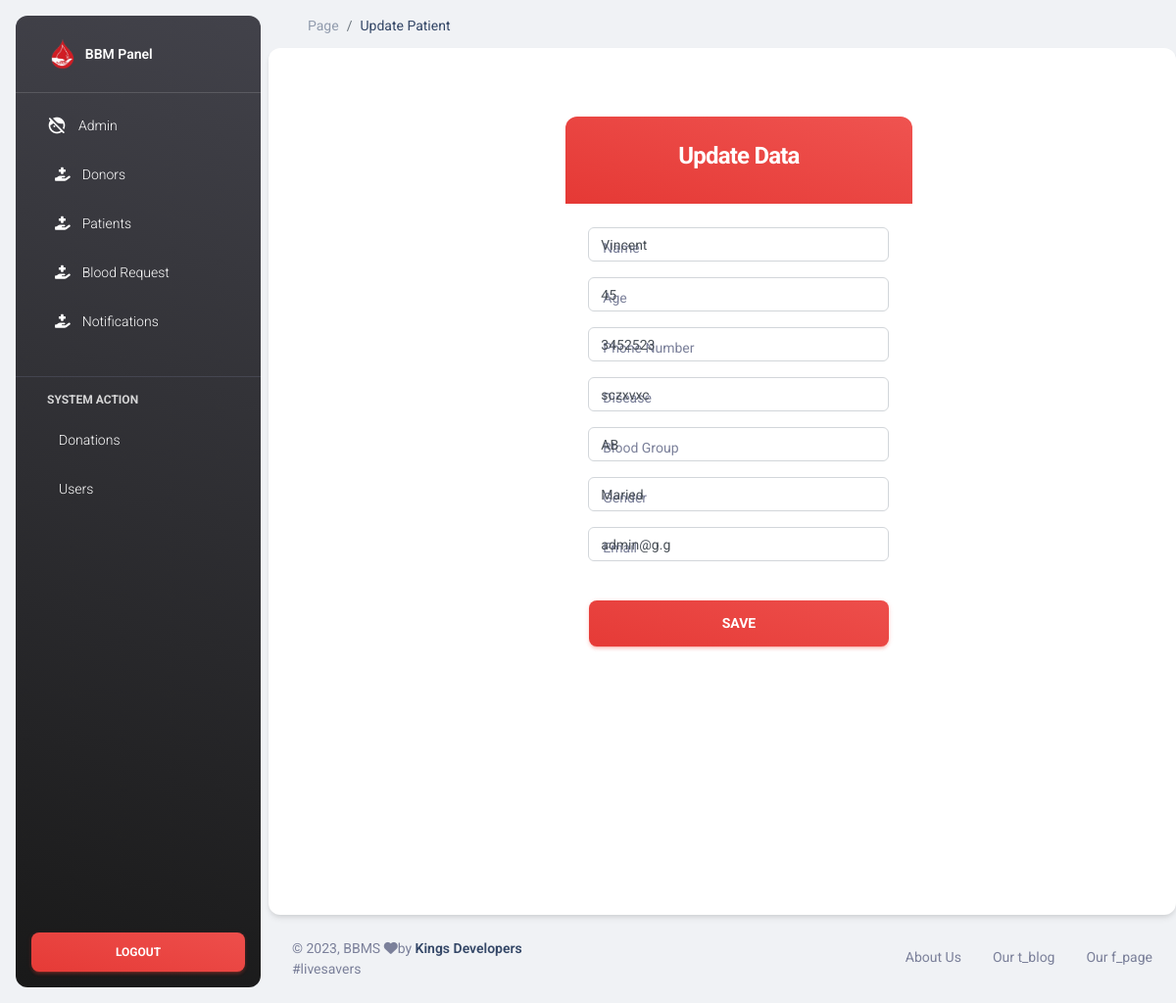
Page /admin_panel/pages/update_patient.php?id=6 on the committed database.
### tables this page shows
CREATE TABLE `patient` (
  `p_id` int(11) NOT NULL,
  `p_name` varchar(255) NOT NULL,
  `p_password` varchar(255) NOT NULL,
  `p_age` int(120) NOT NULL,
  `p_phone` varchar(16) NOT NULL,
  `p_disease` varchar(255) NOT NULL,
  `p_blood_group` text NOT NULL,
  `p_gender` text NOT NULL,
  `email` varchar(255) NOT NULL,
  `req_time` date NOT NULL DEFAULT current_timestamp()
);

### admin_panel/pages/update_patient.php (the view, shortened to what this page needs)
<!DOCTYPE html>
<html lang="en">
<head>
  <?php include "../assets/connection/head.php"; ?>
</head>
<body class="g-sidenav-show  bg-gray-200">
  <?php include "../assets/connection/sidebar.php" ?>
  <main class="main-content position-relative max-height-vh-100 h-100 border-radius-lg ">
    <nav class="navbar navbar-main navbar-expand-lg px-0 mx-4 shadow-none border-radius-xl" id="navbarBlur" navbar-scroll="true">
      <div class="container-fluid py-1 px-3">
        <nav aria-label="breadcrumb">
          <ol class="breadcrumb bg-transparent mb-0 pb-0 pt-1 px-0 me-sm-6 me-5">
            <li class="breadcrumb-item text-sm"><a class="opacity-5 text-dark" href="javascript:;">Page</a></li>
            <li class="breadcrumb-item text-sm text-dark active" aria-current="page">Update Patient</li>
          </ol>
        </nav>
      </div>
    </nav>
    <?php
    if (!empty($_GET['id'])) {
      $patient_id =  $_GET['id'];
      $query_get_data = $db->prepare("SELECT * FROM patient WHERE p_id = '$patient_id'");
      $query_get_data->execute();
      if ($query_get_data) {
        foreach ($query_get_data->fetchAll(PDO::FETCH_OBJ) as $key => $value) {
         }
      }
    ?>
        <div class="card">
          <div class=" page-header min-vh-60 text-center rounded-3">
            <div class="col-xl-10 col-lg-8 col-md-8 d-flex flex-column ms-auto me-auto ms-lg-auto ">
              <div class=" card-content card card-plain">
                <div class=" card-header bg-gradient-danger text-white">
                  <h4 class="card-title font-weight-bolder text-white">Update Data</h4>
                </div>
                <div class="card-body">
                  <form id="myForm" role="form" method="post" action="<?php $_SELF  ?>">
                    <div class="input-group input-group-outline mb-3">
                      <label class="form-label text-sm">Name</label>
                      <input type="text" class="form-control" name="p_name" value="<?php echo $value->p_name  ?>">
                    </div>
                    <div class="input-group input-group-outline mb-3">
                      <label class="form-label text-sm">Age</label>
                      <input type="number" class="form-control" name="p_age" value="<?php echo $value->p_age  ?>">
                    </div>
                    <div class="input-group input-group-outline mb-3">
                      <label class="form-label text-sm">Phone Number</label>
                      <input type="text" class="form-control" name="p_number" value="<?php echo $value->p_phone  ?>">
                    </div>
                    <div class="input-group input-group-outline mb-3">
                      <label class="form-label text-sm">Disease</label>
                      <input type="text" class="form-control" name="p_disease" value="<?php echo $value->p_disease  ?>">
                    </div>
                    <div class="input-group input-group-outline mb-3">
                      <label class="form-label text-sm">Blood Group</label>
                      <input type="text" class="form-control" name="p_bgroup" value="<?php echo $value->p_blood_group  ?>">
                    </div>
                    <div class="input-group input-group-outline mb-3">
                      <label class="form-label text-sm">Gender</label>
                      <input type="text" class="form-control" name="p_gender" value="<?php echo $value->p_gender  ?>">
                    </div>
                    <div class="input-group input-group-outline mb-3">
                      <label class="form-label text-sm">Email</label>
                      <input type="email" class="form-control" name="p_email" value="<?php echo $value->email  ?>">
                    </div>
                    <?php  }  ?>
                    <div class="text-center">
                      <button type="submit" class="btn btn-lg bg-gradient-danger btn-lg w-100 mt-4 mb-0" onclick="updatePatient()">Save</button>
                    </div>
                  </form>
                </div>
              </div>
            </div>
          </div>
        </div>
    <footer class="footer py-4  ">
      <?php include "../assets/connection/footer.php" ?>
    </footer>
  </main>
</body>
</html>

### admin_panel/pages/update_patient.php (style rules this page uses)
.page-header { background-color: white; width: 40vw; position: relative; margin: 20vw; margin-top: 5vw; margin-left: 20vw; padding: 10px; }

### rows in the picture
patient: p_name "Vincent", p_age "45", p_number "3452523", p_disease "sczxvxc", p_bgroup "AB", p_gender "Maried", p_email "admin@g.g"
